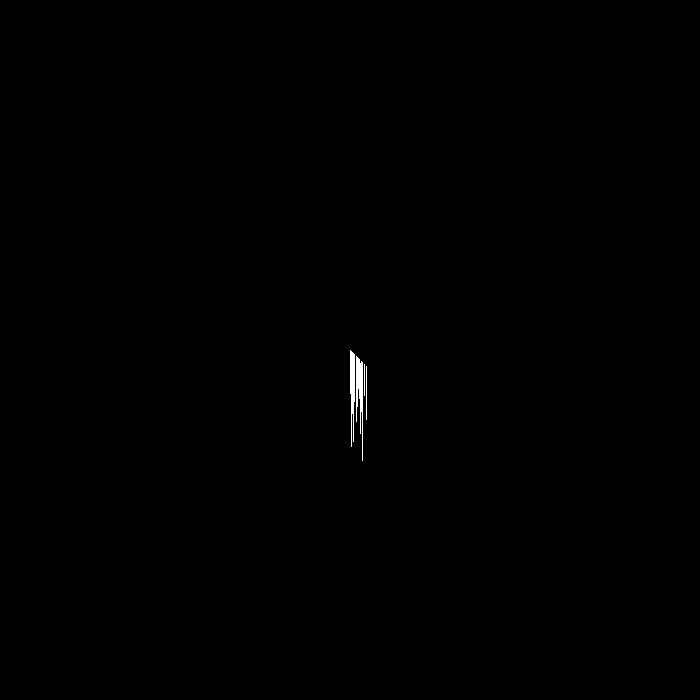
Frame 1 (no input)
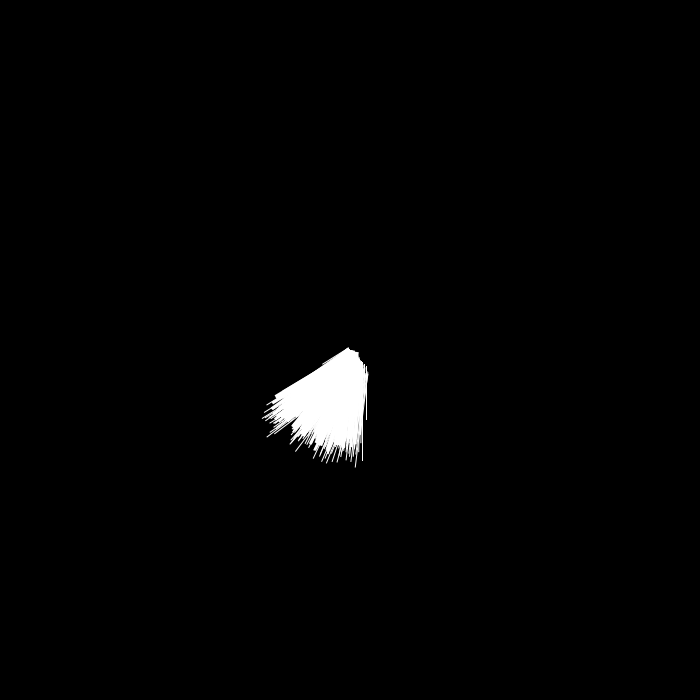
Frame 60 (the mouse pressed at the canvas centre just before this capture)
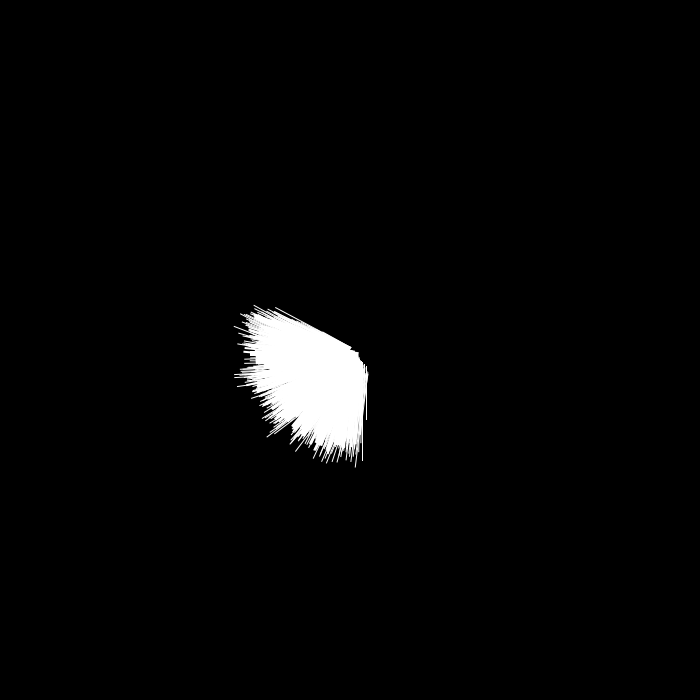
Frame 120 (the mouse held since frame 60 and released just before this capture)

The Processing sketch that drew these frames (run headless with seeded random() and noise(); from frame 60 on, the mouse is pressed at the canvas centre):

// Processing sketch: sketch_00015_circle_stroke
// ── sketch_00015_circle_stroke.pde
///-----------------------------------------------------------------
///   Name:           sketch_000015_circle_stroke
///   Description:    Paints a circle with a paint brush style
///   Author:         Max Farrell (max@mail.arcane.info)
///   Date:           May 22th, 2017
///   Notes:          n/a
///   Revision History:
///   Name:           Date:            Description:
///-----------------------------------------------------------------
// Frame counter
int f=0;

// Number of bristles
int bristles=0;

// Width of bristles
int bristleWidth=0;

// Array of lengths of bristles
int[] bristleLengths;

// Extend length tracker
boolean eLength;

// Set up scene
void setup () {
  // Set size of image to 700px by 700px
  size (700,700);
  // Set background to black
  background (0);
  // Smooth lines
  smooth();
  // Turn off stroke
  noStroke();
  // Set fill color to white
  fill(255);
}

// Function to paint one stroke
void paint(){
  // Start Stroke
  pushMatrix();
  // Set center of image as center of stroke
  translate(width/2, height/2);
  // Rotate 1 degree per frame
  rotate(radians(f));
  // For each bristle draw a rectangle
  for (int b=0;b<bristles;b++){
    // Decide of we will extend the length of the bristle
    eLength = random(1) > 0.5;
    if (eLength == true) {
      rect(b-3, b, bristleWidth, bristleLengths[b]);
    } else {
      rect(b, b, bristleWidth, bristleLengths[b]);
    }
  }
  // End stroke
  popMatrix();
}

// Draw scene
void draw () {
  // Choose number of bristles
  bristles = (int) random(3, 25);
  // Calculate width of individual bristles
  bristleWidth = 25/bristles;
  // Instantiate bristle length array
  bristleLengths = new int[bristles];
  // Choose lengths of bristles in array
  for (int b=0;b<bristles;b++){
    bristleLengths[b] = (int) random(25, 100);
  }
  // Draw the stroke
  paint();
  // Increment frame counter
  f++;
  // Save frame
  save("frame_" + nf(f, 5) + ".jpg");
  if (f > 360){
    exit();
  }
}
